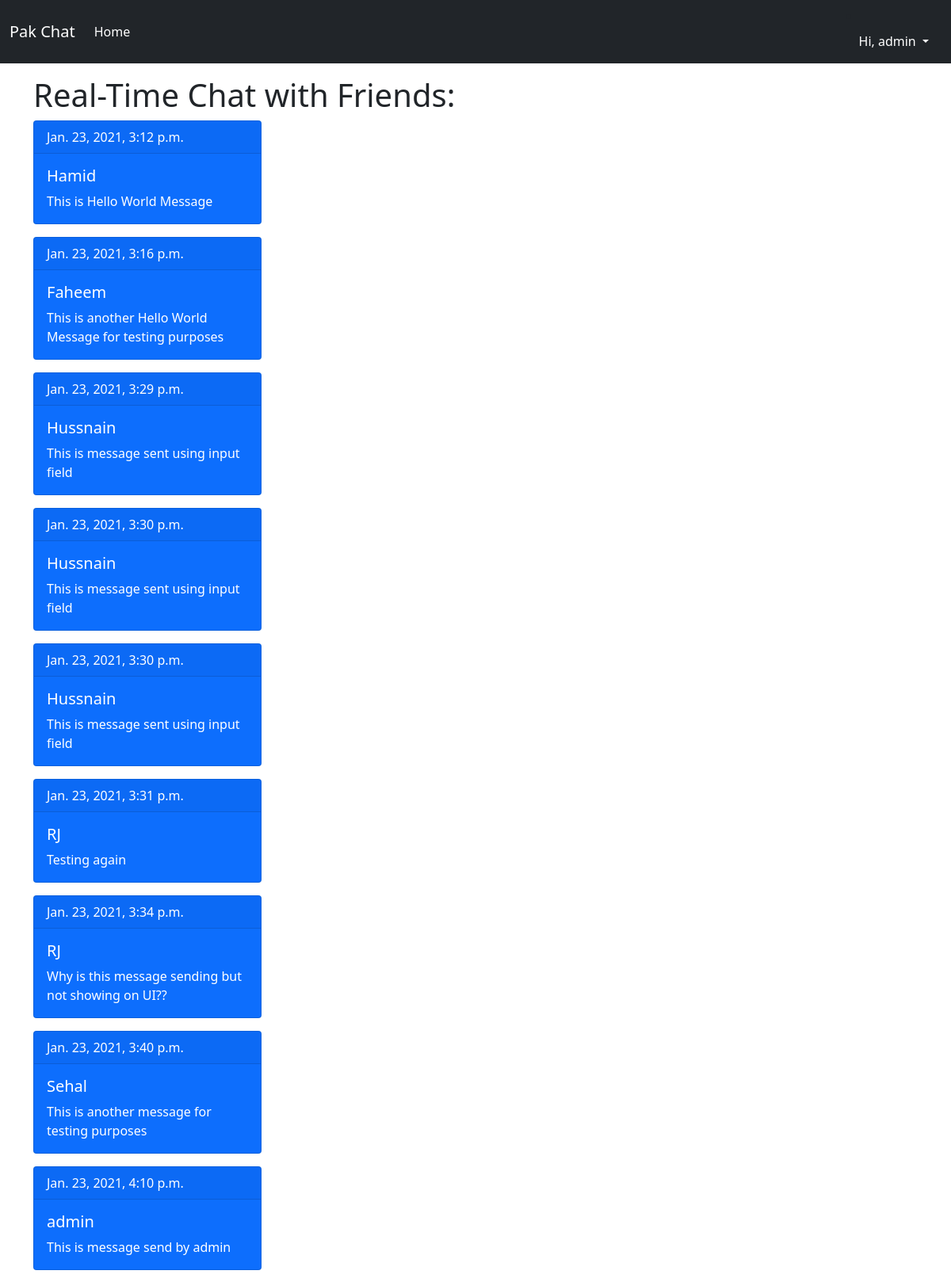
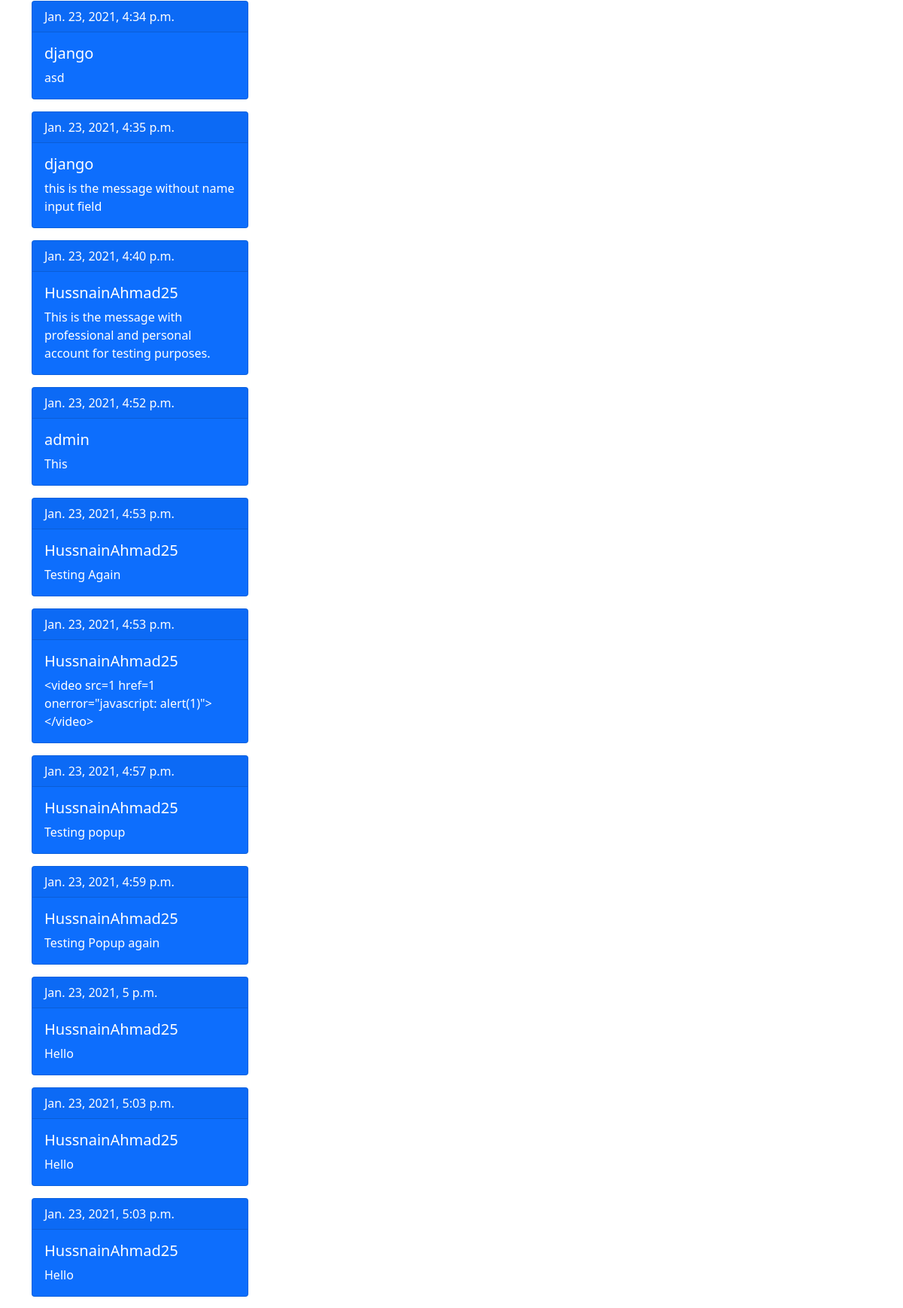
/messages/ (signed in, upper part), run on the app's committed database (2 pictures, top to bottom).
### chat_module/models.py (models this page shows)
class message(models.Model):
	message_id = models.IntegerField(primary_key=True)
	user = models.CharField(max_length=50)
	message = models.CharField(max_length=500)
	timestamp = models.DateTimeField(auto_now_add=True)
	def __str__(self):
		return self.user

### chat_module/views.py (the view)
# urls.py: path("messages/", views.UserMessages, name="messages"),
def UserMessages(request):
	if request.method == "POST":
		userMessage = request.POST.get("message")
		user = request.POST.get("user")
		if len(userMessage) == 0:
			messages.error(request, "Please Enter Message Text.")
			return redirect("messages")
		else:
			addMessage = message(user=user, message=userMessage)
			addMessage.save()
			messages.success(request, "Your Message Has Been Added.")
			return redirect("messages")
	else:
		allMessages = message.objects.all()
		print(allMessages)
		context = {
		'userMessages': allMessages
		}
		return render(request, "messages.html", context)

### templates/messages.html (shortened to what this page needs)
{% extends "basic.html" %}
{% block body %}
{% if user.is_authenticated %}
<div class="my-3 container">
	<h1>Real-Time Chat with Friends: </h1>
	{% for userMessage in userMessages %}
	<div class="card text-white bg-primary mb-3" style="max-width: 18rem;">
  <div class="card-header">{{ userMessage.timestamp }}</div>
  <div class="card-body">
    <h5 class="card-title">{{ userMessage.user }}</h5>
    <p class="card-text">{{ userMessage.message }}</p>
  </div>
</div>
	{% endfor %}
</div>
{% else %}
<div class="my-4 container">
	<h1>You are not logged in. You have to log in to your account in order to show and send messages.</h1>
</div>
{% endif %}
{% endblock %}

### templates/basic.html (shortened to what this page needs)
<!DOCTYPE html>
<html lang="en">
  <head>
    <link
      href="https://cdn.jsdelivr.net/npm/bootstrap@5.0.0-beta1/dist/css/bootstrap.min.css"
      rel="stylesheet"
    />
  </head>
  <body>
    <nav class="navbar navbar-expand-lg navbar-dark bg-dark">
      <div class="container-fluid">
        <a class="navbar-brand" href="/">Pak Chat</a>
        <div class="collapse navbar-collapse" id="navbarSupportedContent">
          <ul class="navbar-nav me-auto mb-2 mb-lg-0">
            <li class="nav-item">
              <a class="nav-link active" aria-current="page" href="/">Home</a>
            </li>
          </ul>
           {% if user.is_authenticated %}
          <li class="nav-item dropdown">
          <a class="nav-link dropdown-toggle" style="color: white" href="#" id="navbarDropdown" role="button" data-bs-toggle="dropdown" aria-expanded="false">
            Hi, {{ request.user }}
          </a>
        </li>
          {% endif %}
        </div>
      </div>
    </nav>
  {% block body %}
  {% endblock %}
  </body>
</html>

### data on the page
message: timestamp "Jan. 23, 2021, 3:12 p.m.", user "Hamid", message "This is Hello World Message"
message: timestamp "Jan. 23, 2021, 3:16 p.m.", user "Faheem", message "This is another Hello World Message for testing purposes"
message: timestamp "Jan. 23, 2021, 3:29 p.m.", user "Hussnain", message "This is message sent using input field"
message: timestamp "Jan. 23, 2021, 3:30 p.m.", user "Hussnain", message "This is message sent using input field"
message: timestamp "Jan. 23, 2021, 3:30 p.m.", user "Hussnain", message "This is message sent using input field"
message: timestamp "Jan. 23, 2021, 3:31 p.m.", user "RJ", message "Testing again"
message: timestamp "Jan. 23, 2021, 3:34 p.m.", user "RJ", message "Why is this message sending but not showing on UI??"
message: timestamp "Jan. 23, 2021, 3:40 p.m.", user "Sehal", message "This is another message for testing purposes"
message: timestamp "Jan. 23, 2021, 4:10 p.m.", user "admin", message "This is message send by admin"
message: timestamp "Jan. 23, 2021, 4:34 p.m.", user "django", message "asd"
message: timestamp "Jan. 23, 2021, 4:35 p.m.", user "django", message "this is the message without name input field"
message: timestamp "Jan. 23, 2021, 4:40 p.m.", user "HussnainAhmad25", message "This is the message with professional and personal account for testing purposes."
message: timestamp "Jan. 23, 2021, 4:52 p.m.", user "admin", message "This"
message: timestamp "Jan. 23, 2021, 4:53 p.m.", user "HussnainAhmad25", message "Testing Again"
message: timestamp "Jan. 23, 2021, 4:53 p.m.", user "HussnainAhmad25", message "<video src=1 href=1 onerror=\"javascript: alert(1)\"></video>"
message: timestamp "Jan. 23, 2021, 4:57 p.m.", user "HussnainAhmad25", message "Testing popup"
message: timestamp "Jan. 23, 2021, 4:59 p.m.", user "HussnainAhmad25", message "Testing Popup again"
message: timestamp "Jan. 23, 2021, 5 p.m.", user "HussnainAhmad25", message "Hello"
message: timestamp "Jan. 23, 2021, 5:03 p.m.", user "HussnainAhmad25", message "Hello"
message: timestamp "Jan. 23, 2021, 5:03 p.m.", user "HussnainAhmad25", message "Hello"

### other printed values
{{ request.user }} "admin"
